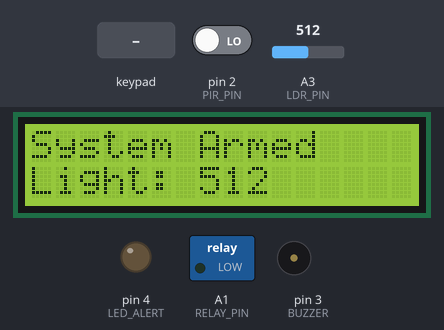
Bench run of a sketch on a simulated Arduino Uno, built with avr-gcc and run on an emulated ATmega328P. Parts: 16×2 character LCD, switched loads named in the sketch (green lamp = pin HIGH), output pins drawn as LEDs (lit = HIGH), buzzer (waves = sounding). The test bench sets the inputs (shaded band); at power-on: A3 (LDR_PIN) = 512, pin 2 (PIR_PIN) LOW.

Above: at 1.2 s.
1.3 s: key '#' pressed
At 2.0 s:
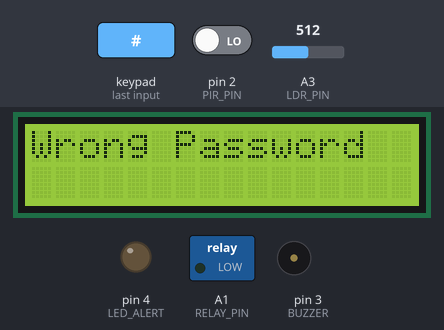
4.3 s: keypad keys 1 2 3 4 # pressed 0.4 s apart
At 6.9 s:
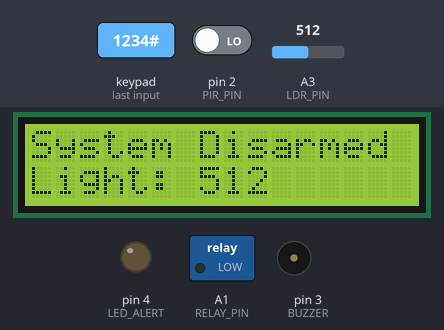
7.8 s: key 'A' pressed
At 8.3 s:
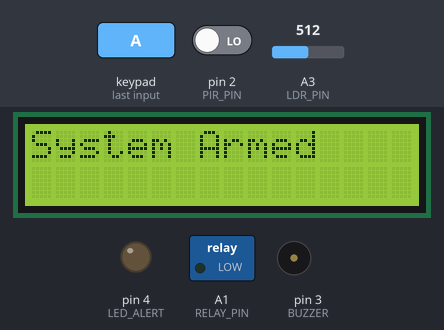
10.4 s: A3 (LDR_PIN) set to 390
At 11.5 s:
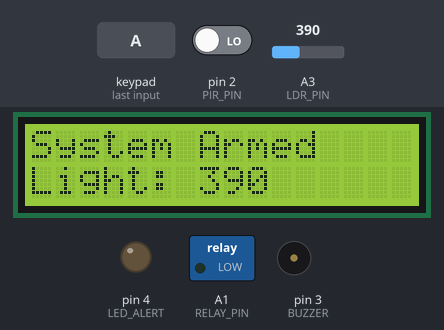
11.9 s: pin 2 (PIR_PIN) driven HIGH
At 13.1 s:
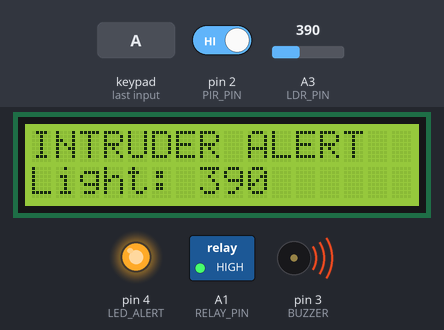
13.4 s: A3 (LDR_PIN) set to 415
At 13.8 s:
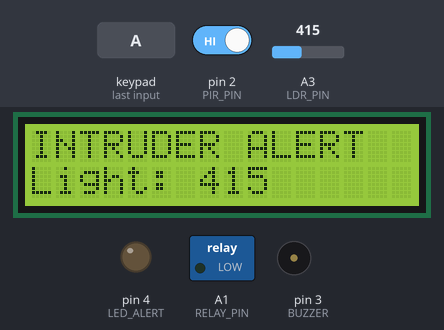
Timing chart, 0 to 15.9 s (numbered marks = the images above; inputs shaded):
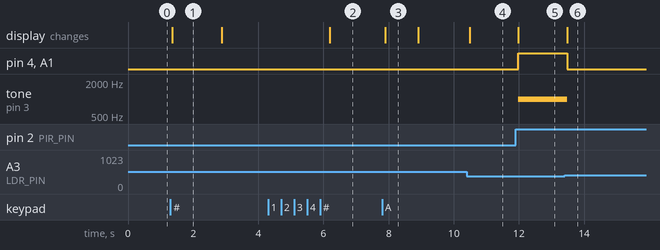

Measured:
- the behaviour switches between 399 and 400 on A3 (LDR_PIN) (found by bisection; images 5 and 6)
- after the input at 1.3 s, the display: changes after 0.05 s (image 1)
- after the input at 4.3 s, the display: changes after 1.9 s (image 2)
- after the input at 7.8 s, the display: changes after 0.09 s (image 3)
- after the input at 10.4 s, the display: changes after 0.09 s (image 4)
- after the input at 11.9 s, pin 4 (LED_ALERT), A1 (RELAY_PIN): LOW → HIGH after 0.08 s; tone on pin 3 (BUZZER): silent → 1000 Hz after 0.08 s; the display: changes after 0.08 s (image 5)
- after the input at 13.4 s, pin 4 (LED_ALERT), A1 (RELAY_PIN): HIGH → LOW after 0.09 s; tone on pin 3 (BUZZER): 1000 Hz → silent after 0.09 s; the display: changes after 0.09 s (image 6)

The sketch:

Burglar_alarm_system.ino
```cpp
#include <Keypad.h>
#include <Wire.h>
#include <LiquidCrystal_I2C.h>

#define PIR_PIN 2
#define BUZZER 3
#define LED_ALERT 4
#define RELAY_PIN A1
#define LDR_PIN A3
// password for disarming the system is 1234#
// for re-enabling the system press A
LiquidCrystal_I2C lcd(0x27, 16, 2);

const byte ROWS = 4;
const byte COLS = 4;
char keys[ROWS][COLS] = {
  {'1','2','3','A'},
  {'4','5','6','B'},
  {'7','8','9','C'},
  {'*','0','#','D'}
};
byte rowPins[ROWS] = {7, 8, 9, 10};
byte colPins[COLS] = {11, 12, 13, A0};
Keypad keypad = Keypad(makeKeymap(keys), rowPins, colPins, ROWS, COLS);

String password = "1234";
String input = "";

bool isArmed = true;
int lightThreshold = 400;

void setup() {
  pinMode(PIR_PIN, INPUT);
  pinMode(BUZZER, OUTPUT);
  pinMode(LED_ALERT, OUTPUT);
  pinMode(RELAY_PIN, OUTPUT);

  lcd.init();
  lcd.backlight();
  lcd.setCursor(0, 0);
  lcd.print("System Armed");
  lcd.setCursor(0, 1);
  lcd.print("Light: ----");
}

void loop() {
  char key = keypad.getKey();

  if (key) {
    if (key == '#') {
      if (input == password) {
        isArmed = false;
        lcd.clear();
        lcd.setCursor(0, 0);
        lcd.print("System Disarmed");
        noTone(BUZZER);

        digitalWrite(RELAY_PIN, LOW);
      } else {
        lcd.clear();
        lcd.setCursor(0, 0);
        lcd.print("Wrong Password");
        delay(1500);
        lcd.clear();
        lcd.setCursor(0, 0);
        lcd.print(isArmed ? "System Armed" : "Disarmed");
      }
      input = "";
    } else if (key == '*') {
      input = "";
    } else if (key == 'A' && !isArmed) {
      isArmed = true;
      lcd.clear();
      lcd.setCursor(0, 0);
      lcd.print("System Armed");
      delay(1000);
    } else {
      input += key;
    }
  }

  int lightLevel = analogRead(LDR_PIN);

  // Show live light level
  lcd.setCursor(0, 1);
  lcd.print("Light: ");
  lcd.print(lightLevel);
  lcd.print("   ");

  if (isArmed && digitalRead(PIR_PIN) == HIGH && lightLevel < lightThreshold) {
    triggerAlarm();
    digitalWrite(LED_ALERT, HIGH);
  } else {
    noTone(BUZZER);
    digitalWrite(LED_ALERT, LOW);

    digitalWrite(RELAY_PIN, LOW);
  }

  delay(100);
}

void triggerAlarm() {
  lcd.setCursor(0, 0);
  lcd.print("INTRUDER ALERT");
  tone(BUZZER, 1000);
  digitalWrite(LED_ALERT, HIGH);
  digitalWrite(RELAY_PIN, HIGH);
}
```
